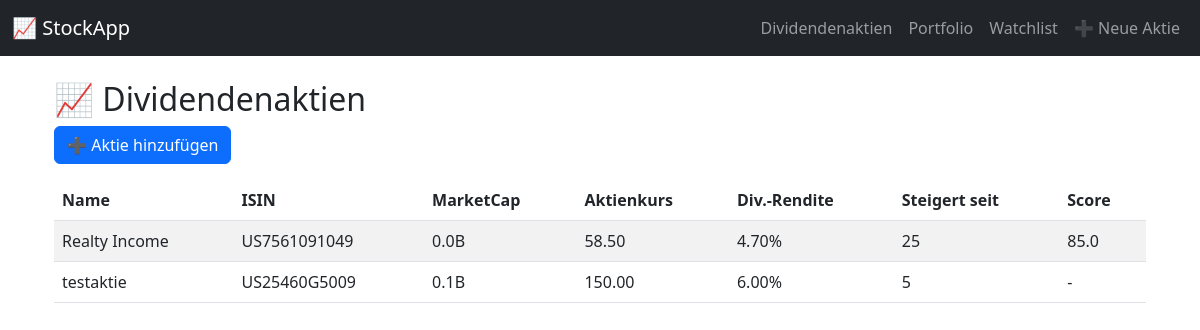
Page /dividend-stocks/ on the committed database.
### tables this page shows
CREATE TABLE dividend_stocks (
            id INTEGER PRIMARY KEY AUTOINCREMENT,
            last_updated TEXT NOT NULL,
            stock_name TEXT NOT NULL,
            isin TEXT UNIQUE NOT NULL,
            link TEXT,
            market_cap REAL,
            stock_price REAL,
            stock_price_ath REAL,
            avg_price_gain_10y REAL,
            dividend_yield REAL,
            total_return_10y REAL,
            dividends_per_year INTEGER,
            increasing_since INTEGER,
            no_cut_since INTEGER,
            dividend_stability REAL,
            payout_ratio_profit REAL,
            payout_ratio_cashflow REAL,
            avg_div_growth_5y REAL,
            avg_div_growth_10y REAL,
            special_dividends INTEGER,
            future_viability INTEGER,
            business_model_future INTEGER,
            score REAL
        );

### routes/dividend_stocks.py (the view)
@bp.route("/")
def list_dividend_stocks():
    print("⚡ Route /dividend-stocks/ aufgerufen")  # Debugging-Ausgabe
    conn = sqlite3.connect(DB_PATH)
    cursor = conn.cursor()
    cursor.execute("SELECT id, stock_name, isin, market_cap, stock_price, dividend_yield, increasing_since, score FROM dividend_stocks")
    stocks = cursor.fetchall()
    conn.close()
    return render_template("dividend_stocks.html", stocks=stocks)

### templates/dividend_stocks.html
{% extends "base.html" %}
{% block content %}
<div class="container mt-4">
    <h2>📈 Dividendenaktien</h2>
    <a href="{{ url_for('dividend_stocks.add_dividend_stock') }}" class="btn btn-primary mb-3">➕ Aktie hinzufügen</a>
    <table class="table table-striped">
        <thead>
            <tr>
                <th>Name</th>
                <th>ISIN</th>
                <th>MarketCap</th>
                <th>Aktienkurs</th>
                <th>Div.-Rendite</th>
                <th>Steigert seit</th>
                <th>Score</th>
            </tr>
        </thead>
        <tbody>
            {% for stock in stocks %}
            <tr>
                <td>{{ stock[1] }}</td>
                <td>{{ stock[2] }}</td>
                <td>{{ "{:.1f}B".format(stock[3] / 1e9) if stock[3] else "-" }}</td>
                <td>{{ "{:.2f}".format(stock[4]) if stock[4] else "-" }}</td>
                <td>{{ "{:.2f}%".format(stock[5]) if stock[5] else "-" }}</td>
                <td>{{ stock[6] if stock[6] else "-" }}</td>
                <td>{{ stock[7] if stock[7] else "-" }}</td>
            </tr>
            {% endfor %}
        </tbody>
    </table>
</div>
{% endblock %}

### templates/base.html (shortened to what this page needs)
<!DOCTYPE html>
<html lang="de">
<head>
    <link href="https://cdn.jsdelivr.net/npm/bootstrap@5.3.0/dist/css/bootstrap.min.css" rel="stylesheet">
    <link rel="stylesheet" href="{{ url_for('static', filename='css/style.css') }}">
</head>
<body>
    <nav class="navbar navbar-expand-lg navbar-dark bg-dark">
        <div class="container-fluid">
            <a class="navbar-brand" href="{{ url_for('home') }}">📈 StockApp</a>
            <ul class="navbar-nav">
                <li class="nav-item"><a class="nav-link" href="{{ url_for('dividend_stocks.list_dividend_stocks') }}">Dividendenaktien</a></li>
                <li class="nav-item"><a class="nav-link" href="{{ url_for('portfolio') }}">Portfolio</a></li>
                <li class="nav-item"><a class="nav-link" href="{{ url_for('watchlist') }}">Watchlist</a></li>
                <li class="nav-item"><a class="nav-link" href="{{ url_for('add_watchlist') }}">➕ Neue Aktie</a></li>
            </ul>
        </div>
    </nav>
    <div class="container mt-4">
        {% block content %}{% endblock %}
    </div>
</body>
</html>

### rows in the picture
dividend_stocks: stock_name "Realty Income", isin "US7561091049", market_cap "0.0B", stock_price "58.50", dividend_yield "4.70%", increasing_since "25", score "85.0"
dividend_stocks: stock_name "testaktie", isin "US25460G5009", market_cap "0.1B", stock_price "150.00", dividend_yield "6.00%", increasing_since "5", score "-"
